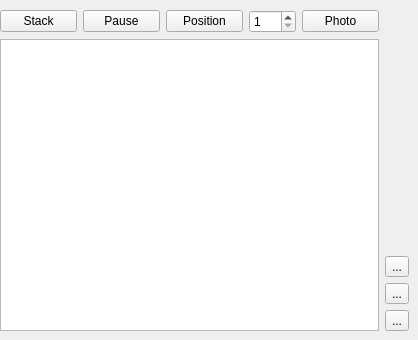
     <widget class="QWidget" name="listTab">
      <attribute name="title">
       <string>List</string>
      </attribute>
      <widget class="QWidget" name="gridLayoutWidget_7">
       <property name="geometry">
        <rect>
         <x>0</x>
         <y>10</y>
         <width>409</width>
         <height>321</height>
        </rect>
       </property>
       <layout class="QGridLayout" name="gridLayout_2">
        <item row="2" column="0">
         <widget class="QPushButton" name="addstackButton">
          <property name="text">
           <string>Stack</string>
          </property>
         </widget>
        </item>
        <item row="3" column="0" rowspan="4" colspan="5">
         <widget class="QListWidget" name="protocollistWidget"/>
        </item>
        <item row="2" column="2">
         <widget class="QPushButton" name="addposButton">
          <property name="text">
           <string>Position</string>
          </property>
         </widget>
        </item>
        <item row="2" column="1">
         <widget class="QPushButton" name="addpauseButton">
          <property name="text">
           <string>Pause</string>
          </property>
         </widget>
        </item>
        <item row="4" column="5">
         <widget class="QToolButton" name="protupButton">
          <property name="text">
           <string>...</string>
          </property>
          <property name="icon">
           <iconset resource="TrackerIcons.qrc">
            <normaloff>:/tracker/icons/misc/arrow-blue-rounded-up_32.png</normaloff>:/tracker/icons/misc/arrow-blue-rounded-up_32.png</iconset>
          </property>
          <property name="iconSize">
           <size>
            <width>24</width>
            <height>24</height>
           </size>
          </property>
         </widget>
        </item>
        <item row="6" column="5">
         <widget class="QToolButton" name="protdelButton">
          <property name="text">
           <string>...</string>
          </property>
          <property name="icon">
           <iconset resource="TrackerIcons.qrc">
            <normaloff>:/tracker/icons/misc/delete.png</normaloff>:/tracker/icons/misc/delete.png</iconset>
          </property>
          <property name="iconSize">
           <size>
            <width>24</width>
            <height>24</height>
           </size>
          </property>
         </widget>
        </item>
        <item row="5" column="5">
         <widget class="QToolButton" name="protdownButton">
          <property name="text">
           <string>...</string>
          </property>
          <property name="icon">
           <iconset resource="TrackerIcons.qrc">
            <normaloff>:/tracker/icons/misc/arrow-blue-rounded-down_32.png</normaloff>:/tracker/icons/misc/arrow-blue-rounded-down_32.png</iconset>
          </property>
          <property name="iconSize">
           <size>
            <width>24</width>
            <height>24</height>
           </size>
          </property>
         </widget>
        </item>
        <item row="2" column="4">
         <widget class="QPushButton" name="addphotoButton">
          <property name="text">
           <string>Photo</string>
          </property>
         </widget>
        </item>
        <item row="2" column="3">
         <widget class="QSpinBox" name="protposnrBox">
          <property name="minimum">
           <number>1</number>
          </property>
          <property name="maximum">
           <number>100</number>
          </property>
         </widget>
        </item>
       </layout>
      </widget>
     </widget>
